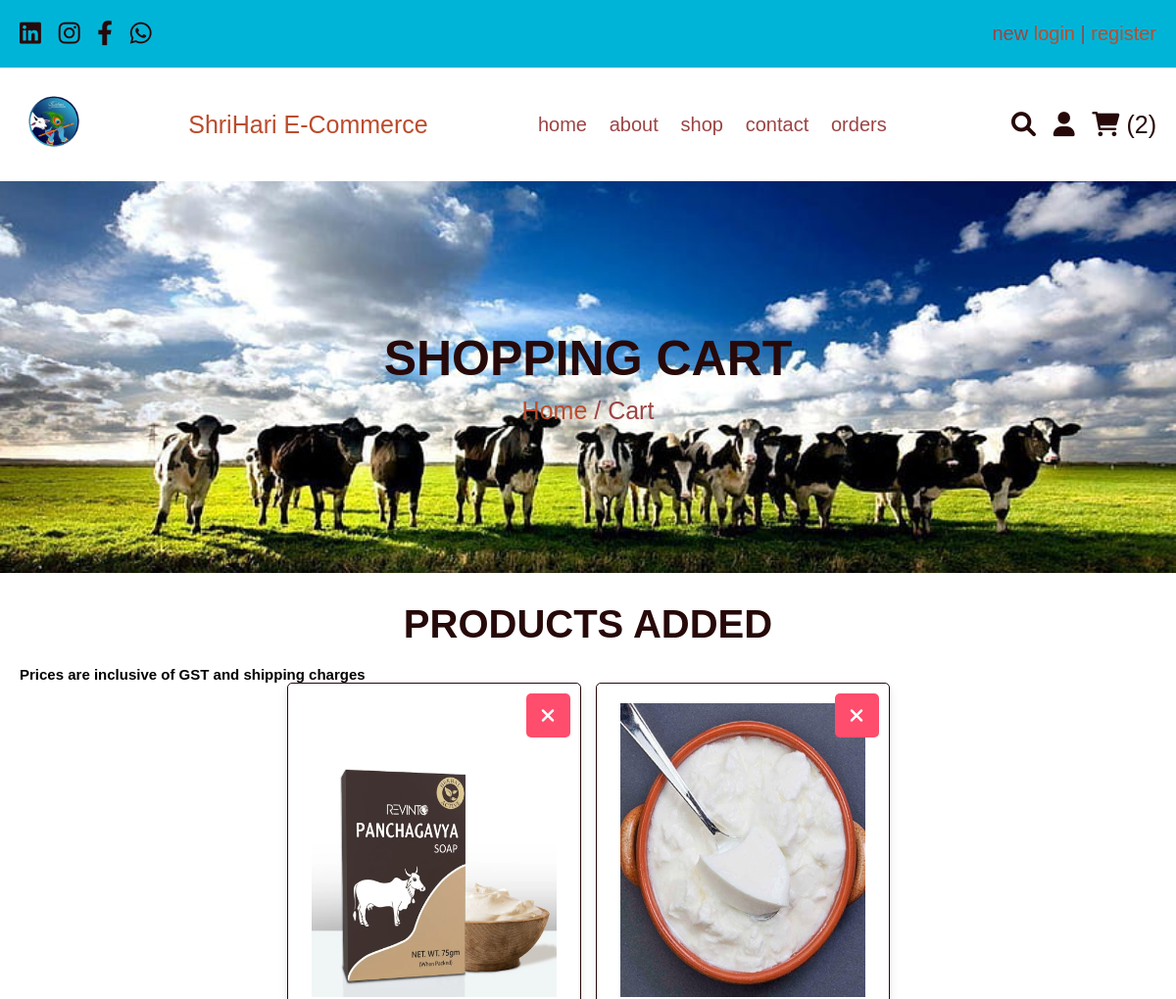
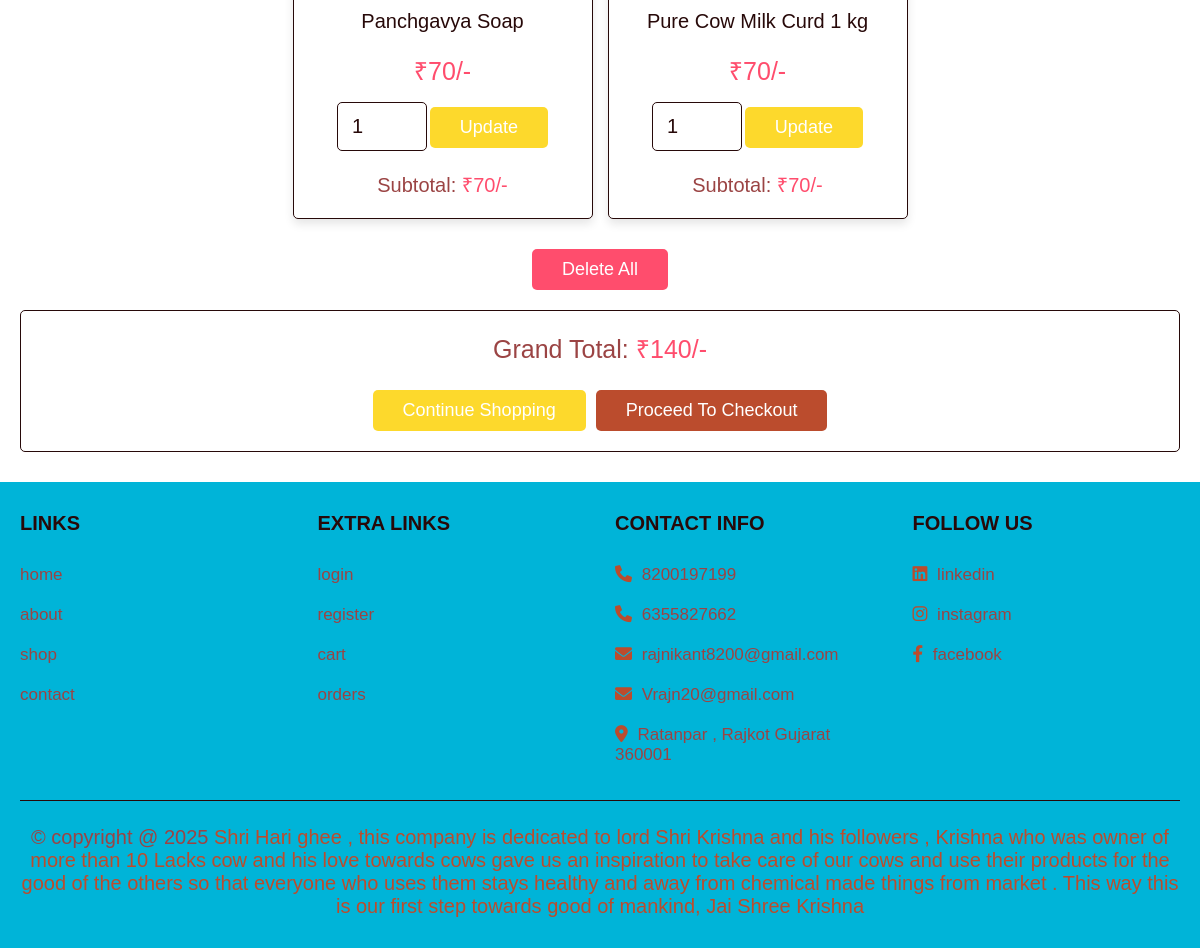
/cart.php (signed in), run on the app's committed database (2 pictures, top to bottom).
### tables this page shows
CREATE TABLE `cart` (
  `id` int(100) NOT NULL,
  `user_id` int(100) NOT NULL,
  `name` varchar(100) NOT NULL,
  `price` int(100) NOT NULL,
  `quantity` int(100) NOT NULL,
  `image` varchar(100) NOT NULL
);

### cart.php (the view, shortened to what this page needs)
<?php
include 'config.php';
$user_id = $_SESSION['user_id'];
?>
<!DOCTYPE html>
<html lang="en">
<head>
   <link rel="stylesheet" href="https://cdnjs.cloudflare.com/ajax/libs/font-awesome/6.0.0/css/all.min.css">
   <link rel="stylesheet" href="css/style.css">
</head>
<body>
<?php include 'header.php'; ?>
<div class="heading">
   <h3>Shopping Cart</h3>
   <p><a href="home.php">Home</a> / Cart </p>
</div>
<section class="shopping-cart">
   <h1 class="title">Products Added</h1>
   <h2 class=sub-title>Prices are inclusive of GST and shipping charges</h2>
   <div class="box-container">
      <?php
         $grand_total = 0;
         $select_cart = mysqli_query($conn, "SELECT * FROM `cart` WHERE user_id = '$user_id'") or die('query failed');
         if(mysqli_num_rows($select_cart) > 0){
            while($fetch_cart = mysqli_fetch_assoc($select_cart)){
      ?>
      <div class="box">
         <a href="cart.php?delete=<?php echo $fetch_cart['id']; ?>" class="fas fa-times" onclick="return confirm('Delete this from cart?');"></a>
         <img src="uploaded_img/<?php echo $fetch_cart['image']; ?>" alt="">
         <div class="name"><?php echo $fetch_cart['name']; ?></div>
         <div class="price">₹<?php echo $fetch_cart['price']; ?>/-</div>
         <form action="" method="post">
            <input type="number" min="1" name="cart_quantity" value="<?php echo $fetch_cart['quantity']; ?>">
            <input type="submit" name="update_cart" value="Update" class="option-btn">
         </form>
         <div class="sub-total"> Subtotal: <span>₹<?php echo $sub_total = ($fetch_cart['quantity'] * $fetch_cart['price']); ?>/-</span> </div>
      </div>
      <?php
      $grand_total += $sub_total;
         }
      }else{
         echo '<p class="empty">Your cart is empty</p>';
      }
      ?>
   </div>
   <div style="margin-top: 2rem; text-align:center;">
      <a href="cart.php?delete_all" class="delete-btn <?php echo ($grand_total > 1)?'':'disabled'; ?>" onclick="return confirm('Delete all from cart?');">Delete All</a>
   </div>
   <div class="cart-total">
      <p>Grand Total: <span>₹<?php echo $grand_total; ?>/-</span></p>
      <div class="flex">
         <a href="shop.php" class="option-btn">Continue Shopping</a>
         <a href="checkout.php" class="btn <?php echo ($grand_total > 1)?'':'disabled'; ?>">Proceed to Checkout</a>
      </div>
   </div>
</section>
<?php include 'footer.php'; ?>
</body>
</html>

### css/style.css (style rules this page uses)
:root { --purple: #bb4c2d; --red:#ff4d6d ; --orange:#fdd928fa; --black:#270909; --white:#fff; --light-color:#9B4444; --light-white:#1411cd; --light-bg:#00b4d8; --border:.1rem solid var(--black); --box-shadow:0 .5rem 1rem rgba(0,0,0,.1); }
* { font-family: 'Rubrik', sans-serif; margin:0; padding:0; box-sizing: border-box; outline: none; border:none; text-decoration: none; transition:all .2s linear; }
html { font-size: 62.5%; overflow-x: hidden; }
section { padding:3rem 2rem; }
.title { text-align: center; margin-bottom: 2rem; text-transform: uppercase; color:var(--black); font-size: 4rem; }
.btn, .option-btn, .delete-btn, .white-btn { display: inline-block; margin-top: 1rem; padding:1rem 3rem; cursor: pointer; color:var(--white); font-size: 1.8rem; border-radius: .5rem; text-transform: capitalize; }
.white-btn, .btn { background-color: var(--purple); }
.option-btn { background-color: var(--orange); }
.delete-btn { background-color: var(--red); }
.heading { min-height: 50vh; display: flex; flex-flow: column; align-items: center; justify-content: center; gap:1rem; background: url(../images/4.jpg) no-repeat; background-size: cover; background-position: center; text-align: center; }
.heading h3 { font-size: 5rem; color:var(--black); text-transform: uppercase; }
.heading p { font-size: 2.5rem; color:var(--light-color); }
.heading p a { color:var(--purple); }
.shopping-cart .box-container { max-width: 1200px; margin:0 auto; display: grid; grid-template-columns: repeat(auto-fit, 30rem); align-items: center; gap:1.5rem; justify-content: center; }
.shopping-cart .box-container .box { text-align: center; padding:2rem; border-radius: .5rem; background-color: var(--white); box-shadow: var(--box-shadow); position: relative; border:var(--border); }
.shopping-cart .box-container .box .fa-times { position: absolute; top:1rem; right:1rem; height: 4.5rem; width: 4.5rem; line-height: 4.5rem; font-size: 2rem; background-color: var(--red); color:var(--white); border-radius: .5rem; }
.shopping-cart .box-container .box img { height: 30rem; }
.shopping-cart .box-container .box .name { padding:1rem 0; font-size: 2rem; color:var(--black); }
.shopping-cart .box-container .box .price { padding:1rem 0; font-size: 2.5rem; color:var(--red); }
.shopping-cart .box-container .box input[type="number"] { margin:.5rem 0; border:var(--border); border-radius: .5rem; padding:1.2rem 1.4rem; font-size: 2rem; color:var(--black); width: 9rem; }
.shopping-cart .box-container .box .sub-total { padding-top: 1.5rem; font-size: 2rem; color:var(--light-color); }
.shopping-cart .box-container .box .sub-total span { color:var(--red); }
.shopping-cart .cart-total { max-width: 1200px; margin:0 auto; border:var(--border); padding:2rem; text-align: center; margin-top: 2rem; border-radius: .5rem; }
.shopping-cart .cart-total p { font-size: 2.5rem; color:var(--light-color); }
.shopping-cart .cart-total p span { color:var(--red); }
.shopping-cart .cart-total .flex { display: flex; flex-wrap: wrap; column-gap:1rem; margin-top: 1.5rem; justify-content: center; }

### cart.php (style rules this page uses)
.shopping-cart .box img { width: 250px; height: auto; }

### data on the page
cart: image (picture), name "Panchgavya Soap", price "70", cart_quantity "1"
cart: image (picture), name "Pure Cow Milk Curd 1 kg", price "70", cart_quantity "1"

### other printed values
$cart_rows_number "2"
$grand_total "140"
